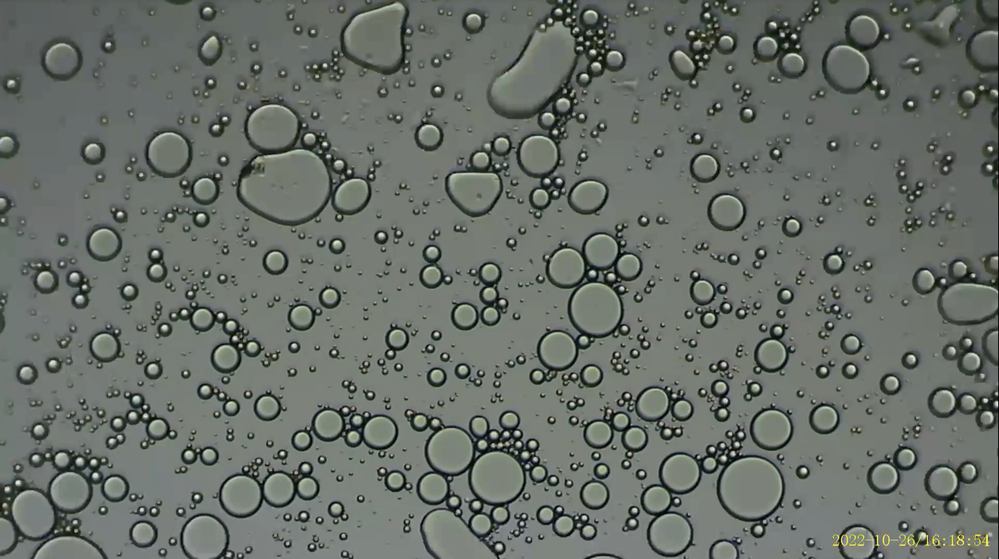
%> input picture datasets/ex_1/0.png, 999 x 559 px, shrunk from 2452 x 1372 before the run
$ octave HoughCircle.m   (GNU Octave 9; MATLAB toolbox functions it lacks are replaced by stand-ins)
%> lines starting %> are read from the running program, lines starting %| are printed output that depends on the picture; in (x1, y1, x2, y2) boxes, pixels count from 0 and x2, y2 are one past the last pixel; in counts of white or black regions, pixels touching at a corner belong together; the program's own positions count from 1
% Define the filenames of the images in the dataset
filenames = {'datasets/ex_1/0.png','datasets/ex_1/1.png', 'datasets/ex_1/2.png', 'datasets/ex_1/3.png', 'datasets/ex_1/4.png'};

% Initialize variables and arrays to store the results
num_circles = zeros(1, length(filenames));
circle_sizes = cell(1, length(filenames));

% Loop through the images and perform circle detection
for i = 1:length(filenames)
    % Load the image
    im = imread(filenames{i});
%> im is the input picture: size 559x999x3 uint8; mean R, G, B 104.3, 110.3, 104.1

    % Convert the image to grayscale
    gray = rgb2gray(im);

    % Apply edge detection to the grayscale image
    edges = edge(gray, 'prewitt');
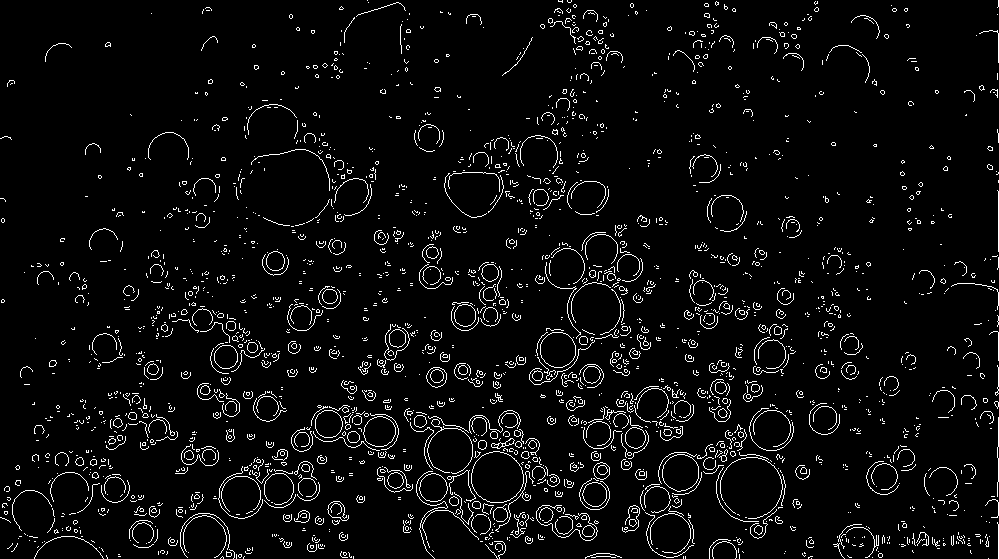
%> edges: size 559x999 logical; 4.7% white in thin lines or dots


    % Detect circles in the edge image using the Hough transform
    [centers, radii] = imfindcircles(edges, [6 120],"Method","PhaseCode");
%> centers = 310 rows, first 12: [437.2 377.5; 463.1 371.3; 595.4 495.4; 205.5 391.5; 803.3 472.7; 153.6 370.6; 336.6 510.1; 302.5 441.3; 510.3 421.1; 592.4 376.1; 209.6 456.6; 883.8 478.1]; radii = 310 values, max 118.9 at index 196, min 6.13 at index 220, mean 12.88

    % Store the area of the detected circles in an array
    circle_areas = pi * radii.^2;
%> circle_areas = 310 values, max 44404.9 at index 196, min 117.9 at index 220, mean 1208.1

    % Store the number of circles detected and their sizes in the results arrays
    num_circles(i) = length(centers);
    circle_sizes{i} = circle_areas;

    % Detect freeform objects in the edge image using the regionprops function
    stats = regionprops(edges, 'BoundingBox', 'Area');
%> stats = 2308 regions; largest, box (x1, y1, x2, y2) and Area: (427, 419, 473, 474) 155, (471, 451, 524, 503) 148, (720, 457, 783, 519) 148, (536, 505, 598, 541) 141, (416, 471, 448, 559) 131
    boxes = [stats.BoundingBox];
    areas = [stats.Area];
%> areas = 2308 values, max 155 at index 944, min 1 at index 17, mean 11.47
    sum = find(areas > 5);
%> sum = 1213 values from 1 to 2307

    % Visualize the detected regions
    figure;
    imshow(im);
    hold on;
    viscircles(centers, radii, 'Color', 'r');
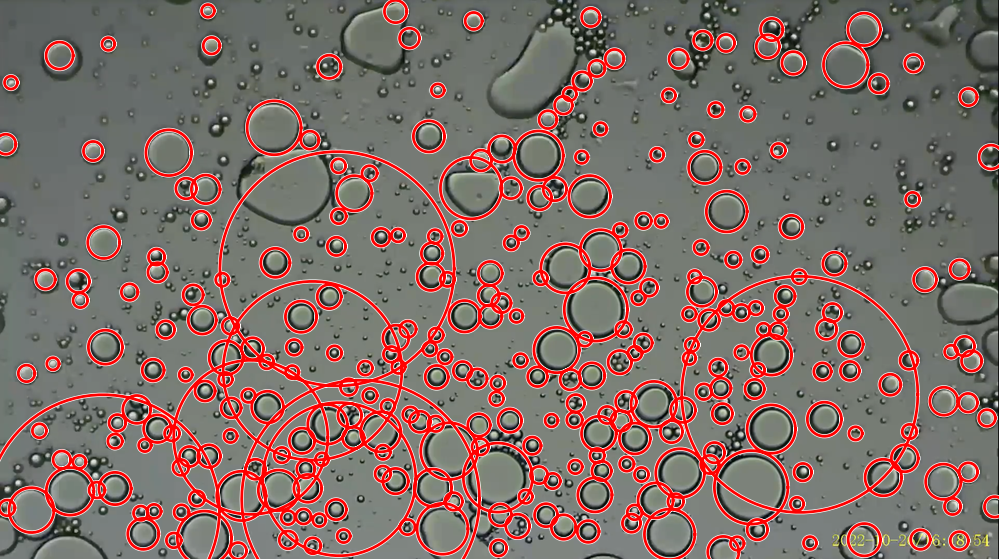
%> figure redrawn from the program's plot data
    hold off;
end
%> pass 2 of the loop `for i = 1:length(filenames)`:
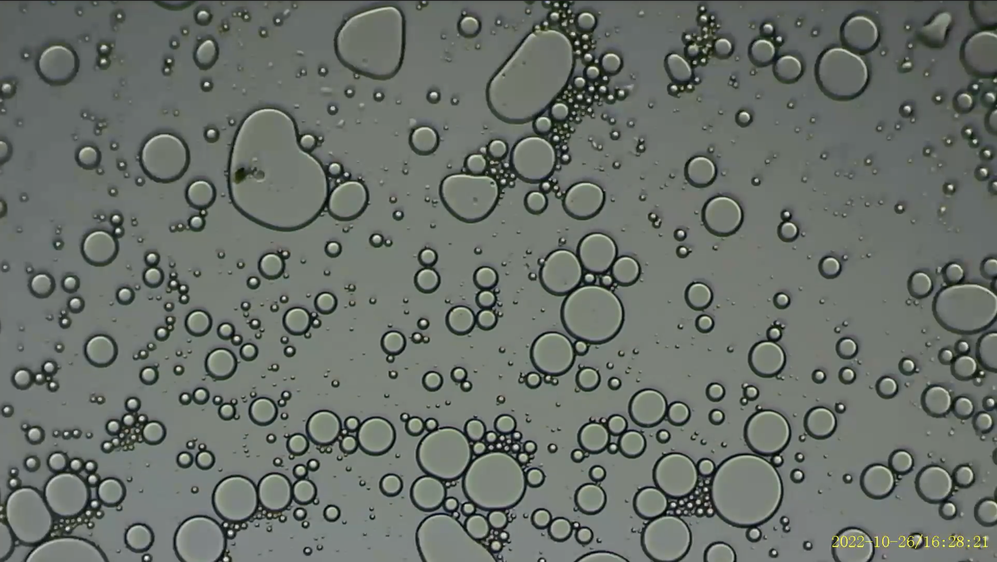
%> input picture datasets/ex_1/1.png, 997 x 562 px, shrunk from 2446 x 1380 before the run
%> im is the input picture: size 562x997x3 uint8; mean R, G, B 105.8, 111.9, 105.7
%> gray: size 562x997 uint8
%> `edges = edge(gray, 'prewitt');`:
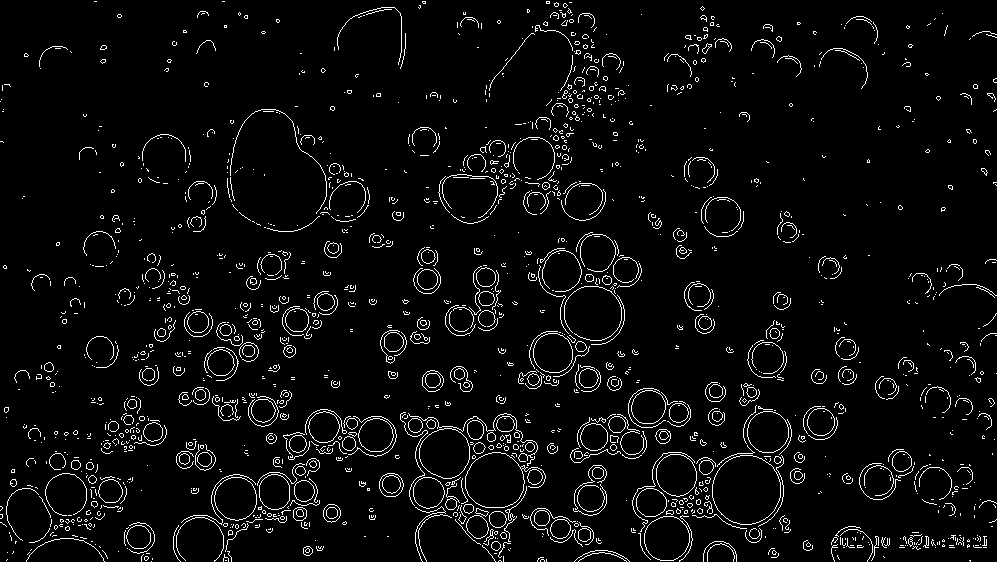
%> edges: size 562x997 logical; 4.5% white in thin lines or dots
%> centers = 258 rows, first 12: [391.9 485.3; 332.3 514; 433.1 381.4; 663.9 436.9; 715.5 392.5; 615.1 383.9; 705.2 324.2; 427.9 280.9; 588.4 379.4; 798 476.5; 459.3 375.1; 820.7 423.3]; radii = 258 values, max 115.3 at index 225, min 6.02 at index 239, mean 15.04
%> circle_areas = 258 values, max 41777.1 at index 225, min 113.9 at index 239, mean 1513.8
%> stats = 1788 regions; largest, box (x1, y1, x2, y2) and Area: (408, 413, 538, 462) 228, (465, 452, 546, 508) 222, (230, 109, 327, 214) 199, (712, 455, 781, 525) 196, (564, 286, 622, 341) 160
%> boxes = 7152 values, max 996.5 at index 7149, min 0.5 at index 1, mean 204.4
%> areas = 1788 values, max 228 at index 733, min 1 at index 1, mean 14.02
%> sum = 989 values from 3 to 1781
%> `viscircles(centers, radii, 'Color', 'r');`:
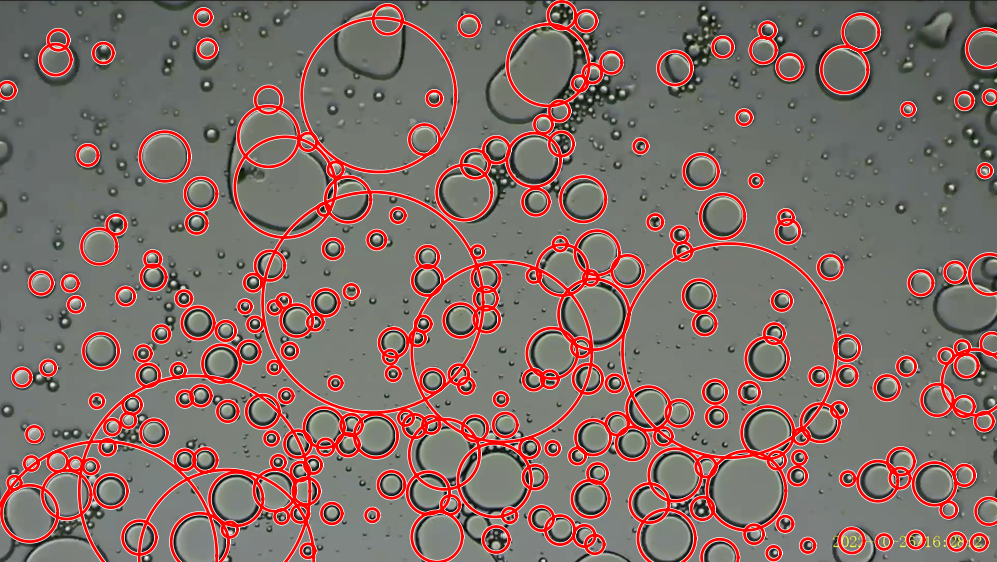
%> figure redrawn from the program's plot data
%> pass 3 of the loop `for i = 1:length(filenames)`:
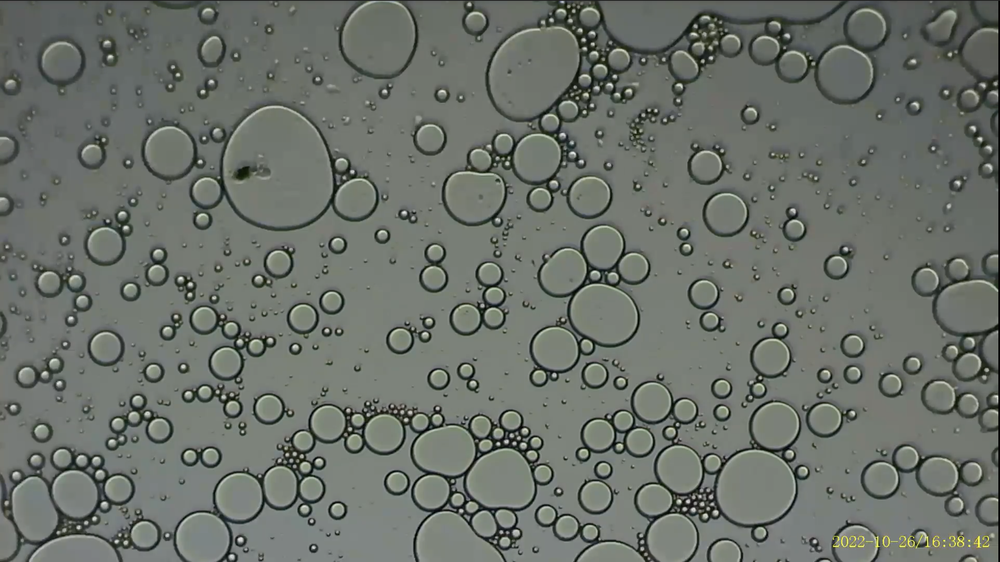
%> input picture datasets/ex_1/2.png, 1000 x 562 px, shrunk from 2454 x 1380 before the run
%> im is the input picture: size 562x1000x3 uint8; mean R, G, B 107.1, 112.5, 105.6
%> gray: size 562x1000 uint8
%> `edges = edge(gray, 'prewitt');`:
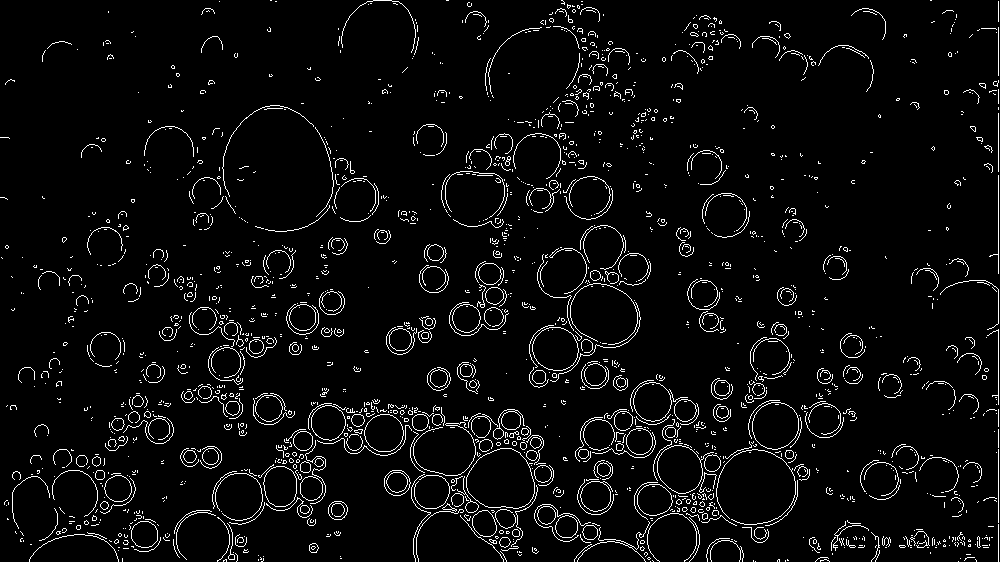
%> edges: size 562x1000 logical; 4.6% white in thin lines or dots
%> centers = 255 rows, first 12: [338.3 511; 439.3 379.3; 397.4 483.4; 722.4 389.1; 787.1 296.7; 722.5 413.2; 466.5 371.2; 434.4 278.9; 382.8 237; 332.6 302.9; 211.4 457.6; 852.7 346.5]; radii = 255 values, max 117.6 at index 236, min 6.25 at index 183, mean 14.7
%> circle_areas = 255 values, max 43445.1 at index 236, min 122.6 at index 183, mean 1276
%> stats = 1965 regions; largest, box (x1, y1, x2, y2) and Area: (716, 449, 796, 525) 220, (466, 448, 535, 509) 189, (413, 422, 476, 476) 187, (570, 283, 638, 345) 170, (577, 521, 650, 562) 167
%> boxes = 7860 values, max 998.5 at index 7825, min 0.5 at index 1, mean 210
%> areas = 1965 values, max 220 at index 1459, min 1 at index 8, mean 13.18
%> sum = 949 values from 1 to 1965
%> `viscircles(centers, radii, 'Color', 'r');`:
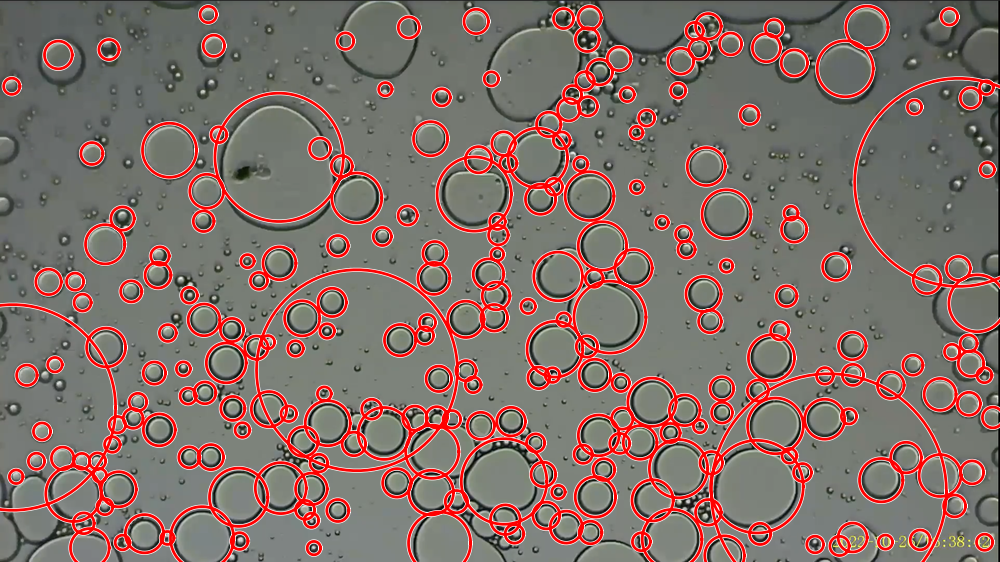
%> figure redrawn from the program's plot data
%> the loop made 5 passes; the first 3 are shown
